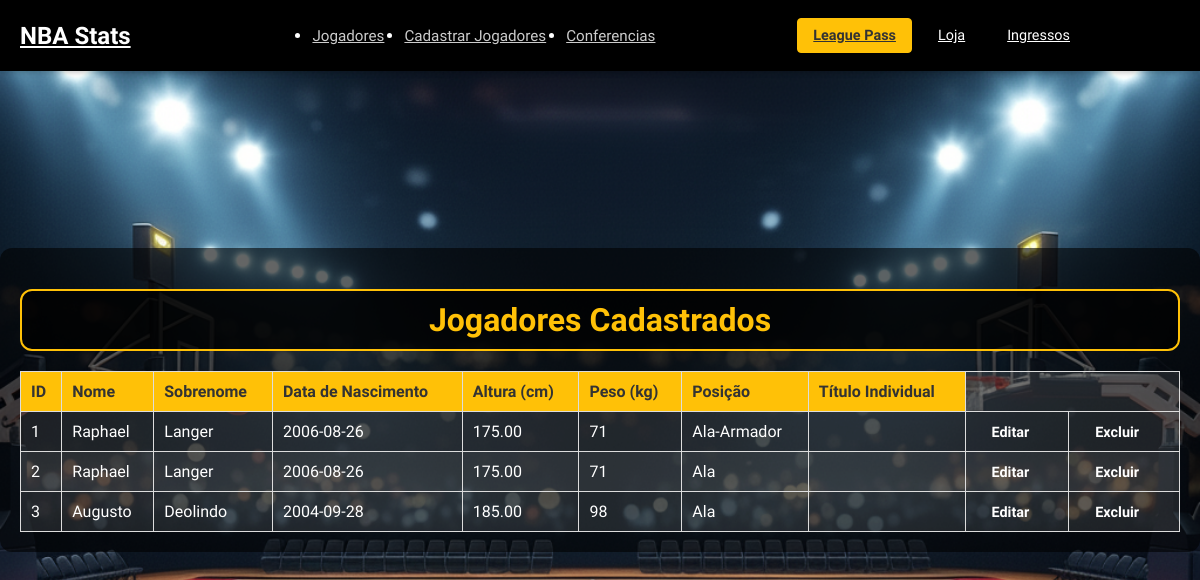
Before: /ListarJogador.php with the older database file.
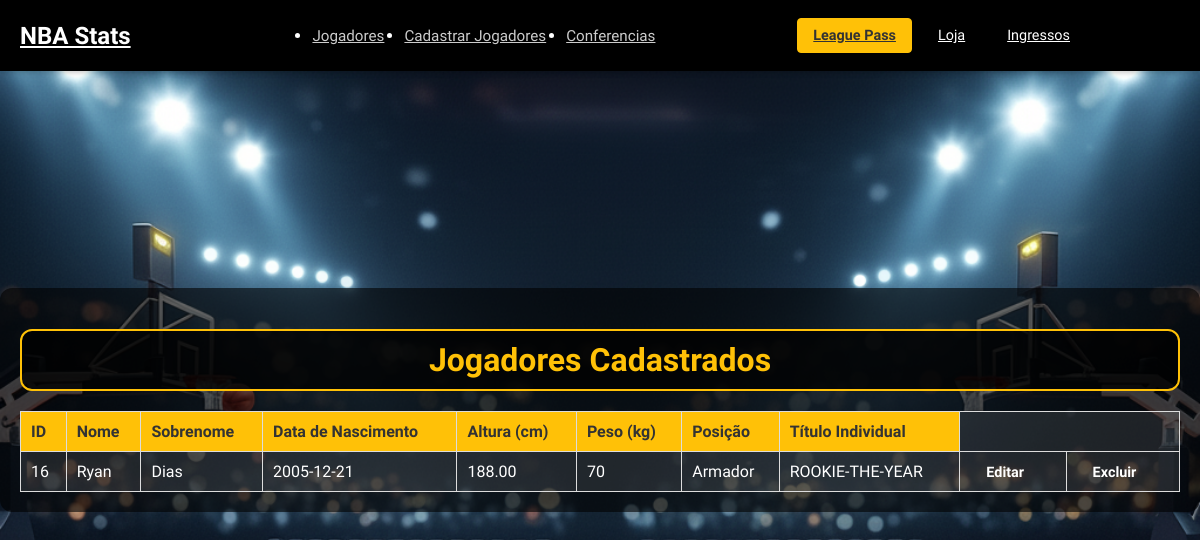
After: the same page with the newer database file.
### tables this page shows
CREATE TABLE `jogadores` (
  `ID_JOGADORES` int(11) NOT NULL,
  `NOME_DOS_JOGADORES` text DEFAULT NULL,
  `SOBRENOME` text DEFAULT NULL,
  `DATANASCIMENTO` text DEFAULT NULL,
  `ALTURA` decimal(10,2) DEFAULT NULL,
  `PESO` double DEFAULT NULL,
  `POSICAO` text DEFAULT NULL,
  `ID_TITULOS` int(11) DEFAULT NULL,
  `TITULO_NOME` varchar(100) DEFAULT NULL
);

### ListarJogador.php (the view, shortened to what this page needs)
<!DOCTYPE html>
<html lang="pt-BR">
<head>
    <link rel="stylesheet" href="css/ListarJogador.css">
</head>
<body>
    <header class="navbar">
        <div class="navbar-container">
            <a href="PaginaInicial.php" class="navbar-brand">
                NBA Stats
            </a>
            <nav class="navbar-nav">
                <ul>
                    <li><a href="ListarJogador.php">Jogadores</a></li>
                    <li><a href="CadastrarJogador.php">Cadastrar Jogadores</a></li>
                    <li><a href="https://www.nba.com/standings">Conferencias</a></li>
                </ul>
            </nav>
            <div class="navbar-actions">
                <a href="https://www.nba.com/league-pass-purchase" class="btn btn-primary">League Pass</a>
                <a href="https://www.lojanba.com/?gad_source=1&gad_campaignid=938512033&gclid=CjwKCAjwo4rCBhAbEiwAxhJlCay62rU5L7UPk8errIDoaW4-8vJazlma-5oevfFBODys1ASFLnEMphoCfMUQAvD_BwE" class="btn">Loja</a>
                <a href="https://www.ticketmaster.com.br/event/nbahouse?utm_source=google-ads&utm_medium=cpc&utm_campaign=dojo_2025_nbab_2025_nba_0001_nbahouse_0001_gads_sit_cpc_na_4_na&utm_content=lancamento_cs_gads-gads-sea_sea_lin_pro-sav-seg014-termosgenricoseinstitucionais_geo_mult_18-55_w16apr&utm_term=lancamento_inch_nba-house-2025_na_na_na_sea_dim021_cta017_web_all&gad_source=1&gad_campaignid=22448207946&gclid=CjwKCAjwo4rCBhAbEiwAxhJlCRheIVpJI_N7_voFPLSK2zp9Chbp7U67t2sUisv6B0yP5xSe6NTU3BoCVvMQAvD_BwE" class="btn">Ingressos</a>
                <a href="#" class="btn"><i class="fas fa-ellipsis-h"></i></a>
                <a href="#" class="btn"><i class="fas fa-user"></i> </a>
            </div>
        </div>
    </header>
    <div class="main-center">
        <div class="container">
            <h1>Jogadores Cadastrados</h1>
            <?php
            require_once 'conexão/RotaListar.php';
            $sql = "SELECT ID_JOGADORES, NOME_DOS_JOGADORES, SOBRENOME, DATANASCIMENTO, ALTURA, PESO, POSICAO, TITULO_NOME FROM jogadores";
            $result = $conn->query($sql);
            if ($result->num_rows > 0) {
                echo "<table>";
                echo "<thead>";
                echo "<tr>";
                echo "<th>ID</th>";
                echo "<th>Nome</th>";
                echo "<th>Sobrenome</th>";
                echo "<th>Data de Nascimento</th>";
                echo "<th>Altura (cm)</th>";
                echo "<th>Peso (kg)</th>";
                echo "<th>Posição</th>";
                echo "<th>Título Individual</th>";
                echo "</tr>";
                echo "</thead>";
                echo "<tbody>";
                while($row = $result->fetch_assoc()) {
                    echo "<tr>";
                    echo "<td>" . $row["ID_JOGADORES"] . "</td>";
                    echo "<td>" . $row["NOME_DOS_JOGADORES"] . "</td>";
                    echo "<td>" . $row["SOBRENOME"] . "</td>";
                    echo "<td>" . $row["DATANASCIMENTO"] . "</td>";
                    echo "<td>" . $row["ALTURA"] . "</td>";
                    echo "<td>" . $row["PESO"] . "</td>";
                    echo "<td>" . $row["POSICAO"] . "</td>";
                    echo "<td>" . $row["TITULO_NOME"] . "</td>";
                    echo "<td><a href='EditarJogador.php?id=" . $row["ID_JOGADORES"] . "' class='btn btn-edit'>Editar</a></td>";
                    echo "<td><a href='conexão/ExcluirJogador.php?id=" . $row["ID_JOGADORES"] . "' class='btn btn-delete' onclick='return confirm(\"Tem certeza que deseja excluir este jogador?\")'>Excluir</a></td>";
                    echo "</tr>";
                }
                echo "</tbody>";
                echo "</table>";
            } else {
                echo "<p>Nenhum jogador cadastrado.</p>";
            }
            ?>
        </div>
    </div>
</body>
</html>

### css/ListarJogador.css (style rules this page uses)
body, h1, h2, h3, h4, h5, h6, th, td, label, input, select, button, a, p, div, span { font-family: "Oswald", Arial, sans-serif; }
body { background-image: url(../images/inicial.png); background-size: cover; background-position: center; background-repeat: no-repeat; min-height: 100vh; width: 100vw; margin: 0; padding: 0; box-sizing: border-box; }
.main-center { min-height: calc(100vh - 60px); display: flex; align-items: center; justify-content: center; padding-top: 60px; box-sizing: border-box; width: 100vw; }
.container { max-width: 1200px; width: 100%; padding: 20px; background: rgba(0, 0, 0, 0.6); border-radius: 12px; color: #fff; margin: 0 auto; box-sizing: border-box; }
h1 { text-align: center; color: #ffc107; margin-bottom: 20px; border: 2px solid #ffc107; padding: 10px; border-radius: 12px; background: rgba(0, 0, 0, 0.8); }
table { width: 100%; border-collapse: collapse; margin-top: 20px; background-color: rgba(255, 255, 255, 0.1); color: #fff; }
table, th, td { border: 1px solid #ddd; }
th, td { padding: 10px; text-align: left; }
th { background-color: #ffc107; color: #333; }
.btn-edit, .btn-delete { padding: 8px 15px; border-radius: 4px; text-decoration: none; font-size: 0.9em; font-weight: bold; transition: background-color 0.3s ease, color 0.3s ease; }
.btn-edit { background-color: blue; color: white; }
.btn-delete { background-color: red; color: white; }
.navbar { background-color: #000; color: #fff; padding: 10px 0; position: fixed; width: 100%; top: 0; left: 0; z-index: 1000; box-shadow: 0 2px 5px rgba(0, 0, 0, 0.2); }
.navbar-container { max-width: 1400px; margin: 0 auto; padding: 0 20px; display: flex; justify-content: space-between; align-items: center; }
.navbar-brand { font-weight: bold; font-size: 1.5em; display: flex; align-items: center; color: #fff; }
.navbar-nav ul { display: flex; gap: 20px; }
.navbar-nav a { color: #ccc; font-size: 0.95em; padding: 5px 0; transition: color 0.3s ease; }
.navbar-actions { display: flex; gap: 10px; align-items: center; }
.btn { background-color: transparent; color: #fff; border: 1px solid transparent; padding: 8px 15px; border-radius: 4px; cursor: pointer; font-size: 0.9em; transition: background-color 0.3s ease, color 0.3s ease, border-color 0.3s ease; }
.btn-primary { background-color: #ffc107; color: #333; font-weight: bold; border-color: #ffc107; }
.navbar, .navbar * { font-family: "Oswald", Arial, sans-serif !important; }
tr:nth-child(even) { background-color: rgba(255, 255, 255, 0.05); }

Changed rows visible on the page:
removed jogadores: ID_JOGADORES "1", NOME_DOS_JOGADORES "Raphael", SOBRENOME "Langer", DATANASCIMENTO "2006-08-26", ALTURA "175.00", PESO "71", POSICAO "Ala-Armador"
removed jogadores: ID_JOGADORES "2", NOME_DOS_JOGADORES "Raphael", SOBRENOME "Langer", DATANASCIMENTO "2006-08-26", ALTURA "175.00", PESO "71", POSICAO "Ala"
removed jogadores: ID_JOGADORES "3", NOME_DOS_JOGADORES "Augusto", SOBRENOME "Deolindo", DATANASCIMENTO "2004-09-28", ALTURA "185.00", PESO "98", POSICAO "Ala"
added jogadores: ID_JOGADORES "16", NOME_DOS_JOGADORES "Ryan", SOBRENOME "Dias", DATANASCIMENTO "2005-12-21", ALTURA "188.00", PESO "70", POSICAO "Armador", TITULO_NOME "ROOKIE-THE-YEAR"
